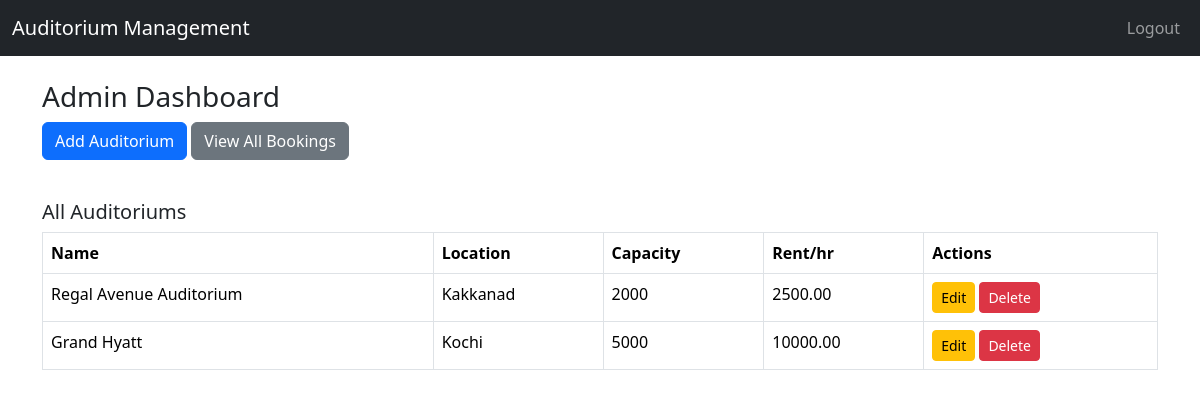
Screenshot of /admin_dashboard (signed in) with the database file from the repository.
### auditorium_app/models.py (models this page shows, shortened)
class Auditorium(models.Model):
    name = models.CharField(max_length=100)
    location = models.CharField(max_length=150)
    capacity = models.IntegerField()
    rent_per_hour = models.DecimalField(max_digits=10, decimal_places=2)
    description = models.TextField(blank=True, null=True)

### auditorium_app/views.py (the view)
# urls.py: path('admin_dashboard', views.admin_dashboard, name='admin_dashboard'),
@login_required
def admin_dashboard(request):
    if not request.user.is_staff:
        return redirect('user_dashboard')
    users = Auditorium.objects.all()
    return render(request, 'admin_dashboard.html', {'users': users})

### auditorium_app/templates/admin_dashboard.html
{% extends 'base.html' %}
{% block content %}
<h3>Admin Dashboard</h3>
<a href="{% url 'add_auditorium' %}" class="btn btn-primary mb-3">Add Auditorium</a>
<a href="{% url 'view_bookings' %}" class="btn btn-secondary mb-3">View All Bookings</a>
<h5 class="mt-4">All Auditoriums</h5>
<table class="table table-bordered">
  <thead>
    <tr>
      <th>Name</th><th>Location</th><th>Capacity</th><th>Rent/hr</th><th>Actions</th>
    </tr>
  </thead>
  <tbody>
    {% for aud in users %}
    <tr>
      <td>{{ aud.name }}</td>
      <td>{{ aud.location }}</td>
      <td>{{ aud.capacity }}</td>
      <td>{{ aud.rent_per_hour }}</td>
      <td>
        <a href="{% url 'edit_auditorium' aud.id %}" class="btn btn-sm btn-warning">Edit</a>
        <a href="{% url 'delete_auditorium' aud.id %}" class="btn btn-sm btn-danger">Delete</a>
      </td>
    </tr>
    {% empty %}
    <tr><td colspan="5">No auditoriums added yet.</td></tr>
    {% endfor %}
  </tbody>
</table>
{% endblock %}

### rows the page displays
Auditorium: name "Regal Avenue Auditorium", location "Kakkanad", capacity "2000", rent_per_hour "2500.00"
Auditorium: name "Grand Hyatt", location "Kochi", capacity "5000", rent_per_hour "10000.00"
